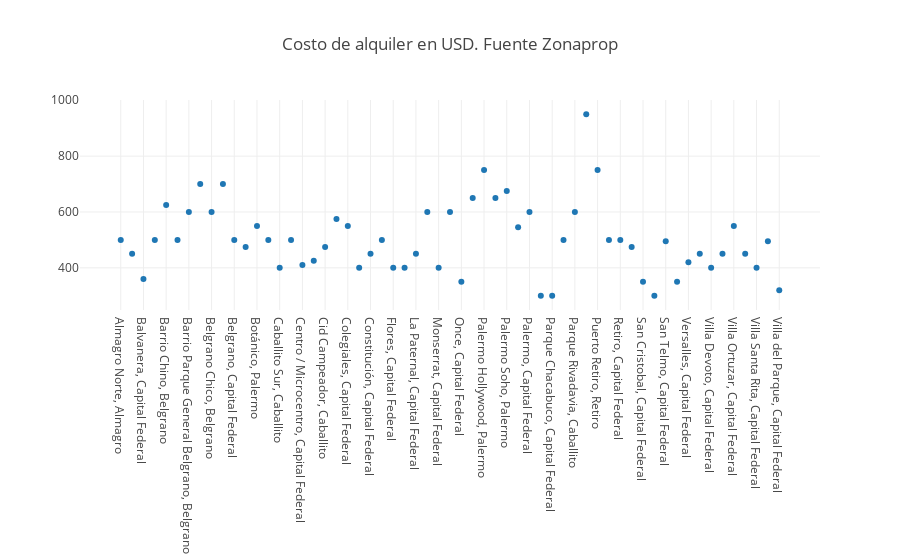

Write notebook code for a chart like this one.
### Code cell
tmp_df = df_usd.copy()
tmp_df = tmp_df.groupby("Location", as_index=False).median(numeric_only = True)
fig = go.Figure()
fig.add_trace(go.Scatter(x = tmp_df["Location"], y = tmp_df["Price"], mode = "markers"))
fig.update_layout(template = None, margin = {"b":250}, title_text = "Costo de alquiler en USD. Fuente Zonaprop",
                  )

### Figure 1 — Plotly figure (JSON) as saved in the notebook; plotly's stock layout.template omitted (floating-point values rounded to 4 significant figures)
{"data": [{"mode": "markers", "type": "scatter", "x": ["Almagro Norte, Almagro", "Almagro, Capital Federal", "Balvanera, Capital Federal", "Barracas, Capital Federal", "Barrio Chino, Belgrano", "Barrio Norte, Capital Federal", "Barrio Parque General Belgrano, Belgrano", "Belgrano C, Belgrano", "Belgrano Chico, Belgrano", "Belgrano R, Belgrano", "Belgrano, Capital Federal", "Boedo, Capital Federal", "Botánico, Palermo", "Caballito Norte, Caballito", "Caballito Sur, Caballito", "Caballito, Capital Federal", "Centro / Microcentro, Capital Federal", "Chacarita, Capital Federal", "Cid Campeador, Caballito", "Coghlan, Capital Federal", "Colegiales, Capital Federal", "Congreso, Capital Federal", "Constitución, Capital Federal", "Distrito Quartier, Retiro", "Flores, Capital Federal", "Floresta, Capital Federal", "La Paternal, Capital Federal", "Las Cañitas, Palermo", "Monserrat, Capital Federal", "Núñez, Capital Federal", "Once, Capital Federal", "Palermo Chico, Palermo", "Palermo Hollywood, Palermo", "Palermo Nuevo, Palermo", "Palermo Soho, Palermo", "Palermo Viejo, Palermo", "Palermo, Capital Federal", "Parque Centenario, Capital Federal", "Parque Chacabuco, Capital Federal", "Parque Chas, Capital Federal", "Parque Rivadavia, Caballito", "Puerto Madero, Capital Federal", "Puerto Retiro, Retiro", "Recoleta, Capital Federal", "Retiro, Capital Federal", "Saavedra, Capital Federal", "San Cristobal, Capital Federal", "San Nicolás, Capital Federal", "San Telmo, Capital Federal", "Velez Sarsfield, Capital Federal", "Versalles, Capital Federal", "Villa Crespo, Capital Federal", "Villa Devoto, Capital Federal", "Villa Luro, Capital Federal", "Villa Ortuzar, Capital Federal", "Villa Pueyrredón, Capital Federal", "Villa Santa Rita, Capital Federal", "Villa Urquiza, Capital Federal", "Villa del Parque, Capital Federal"], "y": [500, 450, 360, 500, 625, 500, 600, 700, 600, 700, 500, 475, 550, 500, 400, 500, 410, 425, 475, 575, 550, 400, 450, 500, 400, 400, 450, 600, 400, 600, 350, 650, 750, 650, 675, 545, 600, 300, 300, 500, 600, 950, 750, 500, 500, 475, 350, 300, 495, 350, 420, 450, 400, 450, 550, 450, 400, 495, 320]}], "layout": {"margin": {"b": 250}, "title": {"text": "Costo de alquiler en USD. Fuente Zonaprop"}}}
